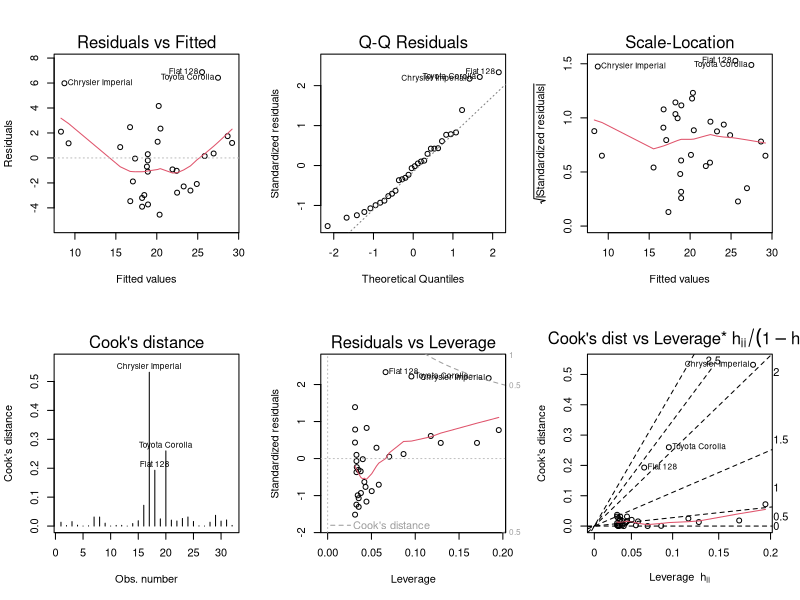

Generate this figure with R:
## ---- chunk 1
knitr::opts_chunk$set(echo = TRUE, message=FALSE,warning=FALSE)
## ---- chunk 2
par(mfrow=c(2,3))
lm.1 <- lm(mpg ~ wt,data=mtcars)
plot(lm.1,which=1:6)

## ---- chunk 3

## ---- chunk 4
# How do you see how current plot is coded?
# This doesnt help
plot
